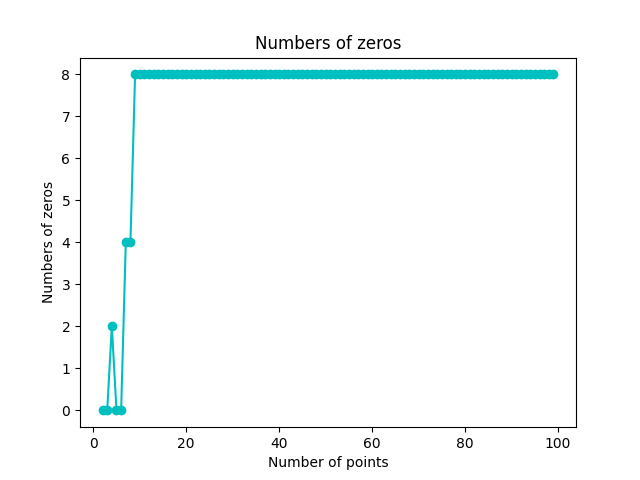

Reproduce this figure in Python.
import matplotlib.pyplot as plt
import numpy as np

x, y = np.loadtxt("zero.dat", unpack=True, usecols=(0, 1))
plt.title("Number of zeros")
plt.xlabel("Number of points")
plt.ylabel("Number of zeros")
plt.plot(x, y, 'c-o')
plt.savefig("zero.png")
